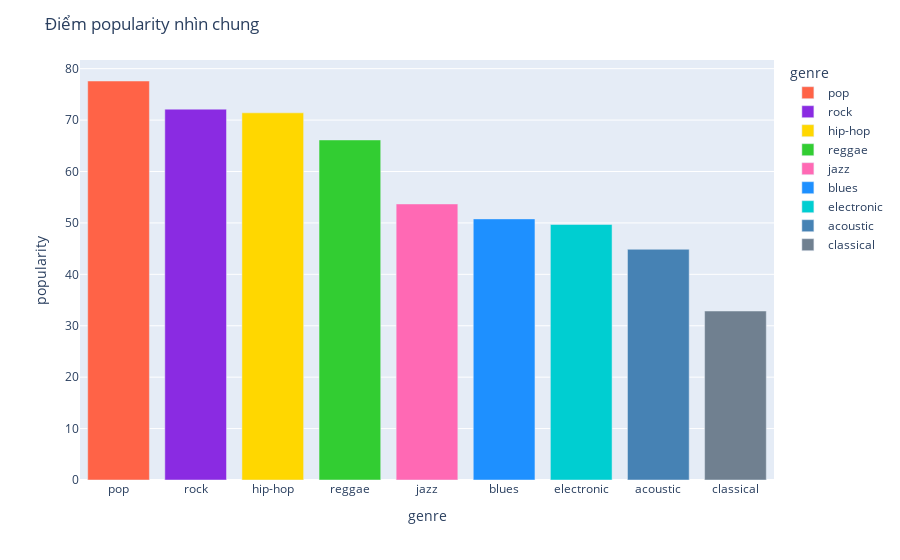

The cell this chart's notebook holds for it:
### Markdown cell above
---
# Điểm popularity của mỗi thể loại nhìn chung

### Code cell
temp = train_data.groupby("genre")["popularity"].mean().reset_index().sort_values(by="popularity", ascending=False)

fig = px.bar(
    temp,
    x="genre",  # Set x-axis to genre
    y="popularity",  # Set y-axis to popularity
    color="genre",  # Use genre column to assign colors
    color_discrete_map=color_dict  # Apply color_dict for specific genre colors
)

fig.update_layout(title="Điểm popularity nhìn chung")
fig.show()

### Figure 1 — Plotly figure (JSON) as saved in the notebook; plotly's stock layout.template omitted (floating-point values rounded to 4 significant figures)
{"data": [{"alignmentgroup": "True", "hovertemplate": "genre=%{x}<br>popularity=%{y}<extra></extra>", "legendgroup": "pop", "marker": {"color": "#FF6347", "pattern": {"shape": ""}}, "name": "pop", "offsetgroup": "pop", "orientation": "v", "showlegend": true, "textposition": "auto", "type": "bar", "x": ["pop"], "xaxis": "x", "y": [77.6], "yaxis": "y"}, {"alignmentgroup": "True", "hovertemplate": "genre=%{x}<br>popularity=%{y}<extra></extra>", "legendgroup": "rock", "marker": {"color": "#8A2BE2", "pattern": {"shape": ""}}, "name": "rock", "offsetgroup": "rock", "orientation": "v", "showlegend": true, "textposition": "auto", "type": "bar", "x": ["rock"], "xaxis": "x", "y": [72.13], "yaxis": "y"}, {"alignmentgroup": "True", "hovertemplate": "genre=%{x}<br>popularity=%{y}<extra></extra>", "legendgroup": "hip-hop", "marker": {"color": "#FFD700", "pattern": {"shape": ""}}, "name": "hip-hop", "offsetgroup": "hip-hop", "orientation": "v", "showlegend": true, "textposition": "auto", "type": "bar", "x": ["hip-hop"], "xaxis": "x", "y": [71.41], "yaxis": "y"}, {"alignmentgroup": "True", "hovertemplate": "genre=%{x}<br>popularity=%{y}<extra></extra>", "legendgroup": "reggae", "marker": {"color": "#32CD32", "pattern": {"shape": ""}}, "name": "reggae", "offsetgroup": "reggae", "orientation": "v", "showlegend": true, "textposition": "auto", "type": "bar", "x": ["reggae"], "xaxis": "x", "y": [66.14], "yaxis": "y"}, {"alignmentgroup": "True", "hovertemplate": "genre=%{x}<br>popularity=%{y}<extra></extra>", "legendgroup": "jazz", "marker": {"color": "#FF69B4", "pattern": {"shape": ""}}, "name": "jazz", "offsetgroup": "jazz", "orientation": "v", "showlegend": true, "textposition": "auto", "type": "bar", "x": ["jazz"], "xaxis": "x", "y": [53.69], "yaxis": "y"}, {"alignmentgroup": "True", "hovertemplate": "genre=%{x}<br>popularity=%{y}<extra></extra>", "legendgroup": "blues", "marker": {"color": "#1E90FF", "pattern": {"shape": ""}}, "name": "blues", "offsetgroup": "blues", "orientation": "v", "showlegend": true, "textposition": "auto", "type": "bar", "x": ["blues"], "xaxis": "x", "y": [50.78], "yaxis": "y"}, {"alignmentgroup": "True", "hovertemplate": "genre=%{x}<br>popularity=%{y}<extra></extra>", "legendgroup": "electronic", "marker": {"color": "#00CED1", "pattern": {"shape": ""}}, "name": "electronic", "offsetgroup": "electronic", "orientation": "v", "showlegend": true, "textposition": "auto", "type": "bar", "x": ["electronic"], "xaxis": "x", "y": [49.69], "yaxis": "y"}, {"alignmentgroup": "True", "hovertemplate": "genre=%{x}<br>popularity=%{y}<extra></extra>", "legendgroup": "acoustic", "marker": {"color": "#4682B4", "pattern": {"shape": ""}}, "name": "acoustic", "offsetgroup": "acoustic", "orientation": "v", "showlegend": true, "textposition": "auto", "type": "bar", "x": ["acoustic"], "xaxis": "x", "y": [44.87], "yaxis": "y"}, {"alignmentgroup": "True", "hovertemplate": "genre=%{x}<br>popularity=%{y}<extra></extra>", "legendgroup": "classical", "marker": {"color": "#708090", "pattern": {"shape": ""}}, "name": "classical", "offsetgroup": "classical", "orientation": "v", "showlegend": true, "textposition": "auto", "type": "bar", "x": ["classical"], "xaxis": "x", "y": [32.87], "yaxis": "y"}], "layout": {"barmode": "relative", "legend": {"title": {"text": "genre"}, "tracegroupgap": 0}, "margin": {"t": 60}, "title": {"text": "Điểm popularity nhìn chung"}, "xaxis": {"anchor": "y", "categoryarray": ["pop", "rock", "hip-hop", "reggae", "jazz", "blues", "electronic", "acoustic", "classical"], "categoryorder": "array", "domain": [0, 1], "title": {"text": "genre"}}, "yaxis": {"anchor": "x", "domain": [0, 1], "title": {"text": "popularity"}}}}
